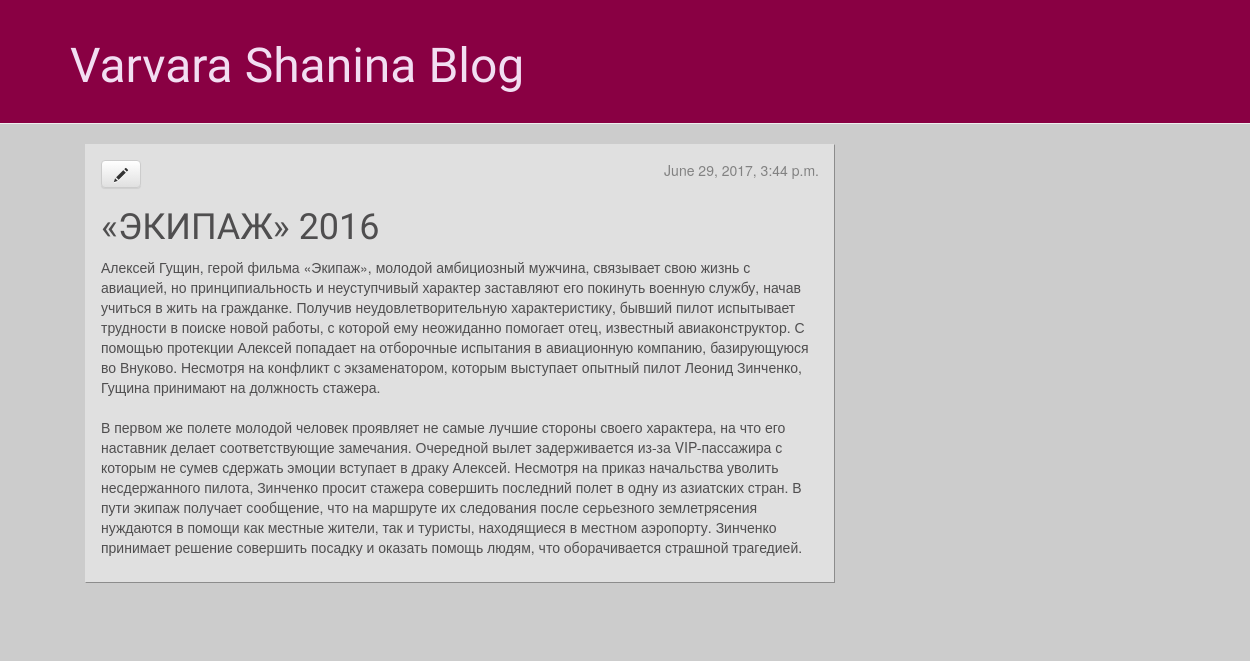
The app's page /post/2/, older data.
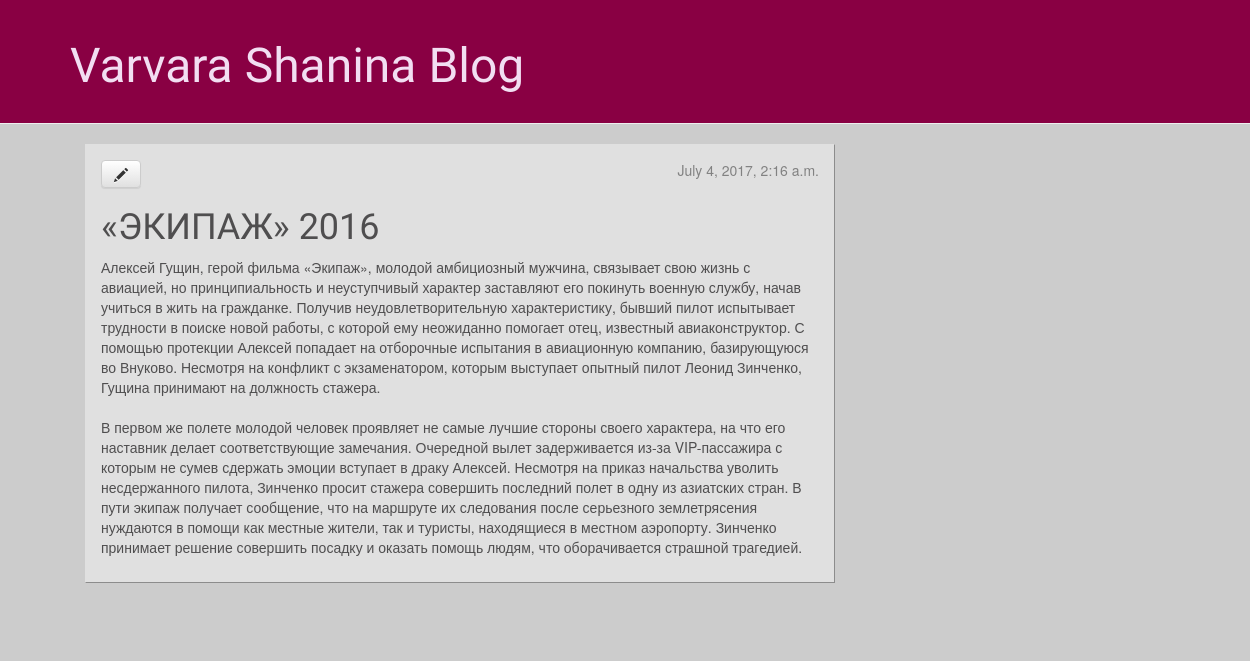
The same page, newer data.
### blog/models.py (models this page shows, shortened)
class Post(models.Model):
    author = models.ForeignKey('auth.User')
    title = models.CharField(max_length=200)
    text = models.TextField()
    created_date = models.DateTimeField(
            default=timezone.now)
    published_date = models.DateTimeField(
            blank=True, null=True)

### blog/views.py (the view)
# urls.py: url(r'^post/(?P<pk>[0-9]+)/$', views.post_detail, name='post_detail'),
def post_detail(request, pk):
    post = get_object_or_404(Post, pk=pk)
    return render(request, 'blog/post_detail.html', {'post': post})

### blog/templates/blog/post_detail.html
{% extends 'blog/base.html' %}
    {% block content %}
        <div class="post_post">
            {% if post.published_date %}
                <div class="date">
                    {{ post.published_date }}
                </div>
            {% endif %}
            <a class="btn btn-default" href="{% url 'post_edit' pk=post.pk %}"><span class="glyphicon glyphicon-pencil"></span></a>
			<h1>{{ post.title }}</h1>
            <p>{{ post.text|safe|linebreaksbr }}</p>
		</div>
    {% endblock %}

### blog/templates/blog/base.html (shortened to what this page needs)
{% load staticfiles %}
<html>
        <head>
			<link rel="stylesheet" href="//maxcdn.bootstrapcdn.com/bootstrap/3.2.0/css/bootstrap.min.css">
			<link rel="stylesheet" href="//maxcdn.bootstrapcdn.com/bootstrap/3.2.0/css/bootstrap-theme.min.css">
			<link rel="stylesheet" href="{% static 'css/blog.css' %}">
		</head>
        <body>
            <div class="page-header">
				<h1><a href="/">Varvara Shanina Blog</a></h1>
			</div>
			<div class="content container">
				<div class="row">
					<div class="col-md-8">
					{% block content %}
					{% endblock %}
					</div>
				</div>
			</div>
        </body>
    </html>

### blog/static/css/blog.css (style rules this page uses)
body { background: #cccccc; }
.page-header { background-color: #890043; margin-top: 0; padding: 20px 20px 20px 70px; }
.page-header h1, .page-header h1 a, .page-header h1 a:visited, .page-header h1 a:active { color: #f2def2; font-size: 36pt; text-decoration: none; }
.content { margin-left: 70px; }
h1, h2, h3, h4 { font-family: 'Lobster', cursive; }
.date { float: right; color: #828282; }
.post_post { color: #4f4e4f; margin-bottom: 50px; background: #e0e0e0; border: 1.5px outset #e0e0e0; height: 252px; height: auto; padding: 15px; }

Row changes from the older to the newer data that the page shows:
changed Post: published_date "June 29, 2017, 3:44 p.m." → "July 4, 2017, 2:16 a.m."
